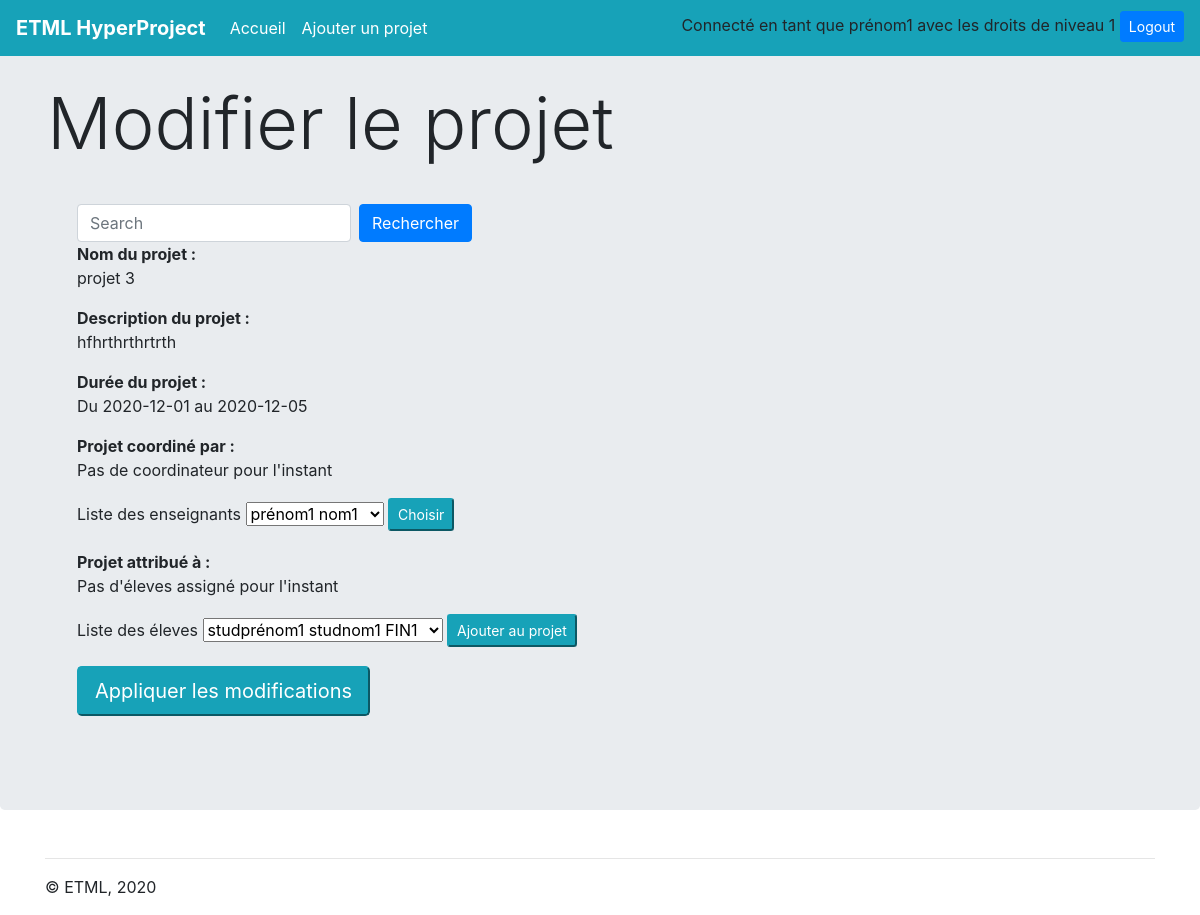
/Site/src/view/modifyProject.php?idProject=4 (signed in), run on the app's committed database.
### tables this page shows
CREATE TABLE `t_project` (
  `idProject` int(11) NOT NULL,
  `proName` varchar(50) NOT NULL,
  `proDescription` varchar(200) NOT NULL,
  `proStartingDate` date NOT NULL,
  `proEndingDate` date NOT NULL,
  `proArchive` tinyint(1) NOT NULL DEFAULT '0',
  `idCoordinator` int(11) DEFAULT NULL,
  `idInitiator` int(11) NOT NULL
);

### Site/src/model/Database.php (called while the page is built, shortened)
<?php
 class Database {
    private $connector;
    public function __construct(){
        $user = $GLOBALS['MM_CONFIG']['database']['username'];
        $pass = $GLOBALS['MM_CONFIG']['database']['password'];
        $dbname = $GLOBALS['MM_CONFIG']['database']['dbname'];
        $host = $GLOBALS['MM_CONFIG']['database']['host'];
        $port = $GLOBALS['MM_CONFIG']['database']['port'];
        $charset = $GLOBALS['MM_CONFIG']['database']['charset'];
        try
        {
            $this->connector = new PDO('mysql:host='.$host.';port='.$port.';dbname='.$dbname.';charset='. $charset, $user, $pass, array(PDO::ATTR_ERRMODE => PDO::ERRMODE_EXCEPTION));
        } catch(exception $e){
            echo "connexion impossible";
        }
    }
    private function queryPrepareExecute($query, $binds){
        $req = $this->connector->prepare($query);
        $req->execute();
        return $req;
    }
    private function formatData($req){
        $result = $req->fetchAll(PDO::FETCH_ASSOC);
        return $result;
    }
    public function getAllTeachers(){
        $query = "SELECT * FROM t_teacher";
        $req = $this->queryPrepareExecute($query,null);
        $result = $this->formatData($req);
        return $result;
    }
    public function getAllStudents(){
        $query = "SELECT * FROM t_student";
        $req = $this->queryPrepareExecute($query,null);
        $result = $this->formatData($req);
        return $result;
    }
    public function getProjectById(int $idProject){
        $query = "SELECT * FROM t_project WHERE idProject=" . $idProject;
        $req = $this->queryPrepareExecute($query,null);
        $result = $this->formatData($req);
        return $result[0];
    }
 }
?>

### Site/src/view/modifyProject.php (the view, shortened to what this page needs)
<?php
  include "../model/Database.php";
  include "../controller/functions.php";
  $database = new Database();
  $studentsInProject = $database->getStudentsBelongingToProject($_GET["idProject"]);
  $project = $database->getProjectById($_GET["idProject"]);
  if(isset($_POST["search"]))
  {
    $teachers = $database->getSomeTeachers(addslashes($_POST["searchValue"]));
    $students = $database->getSomeStudents(addslashes($_POST["searchValue"]));
  }
  else
  {
    $teachers = $database->getAllTeachers();
    $students = $database->getAllStudents();
  }
?>
<!doctype html>
<html lang="en">
  <head>
    <link rel="stylesheet" href="../ressources/css/style.css">
<link href="https://stackpath.bootstrapcdn.com/bootstrap/4.5.2/css/bootstrap.min.css" rel="stylesheet">
<link rel="stylesheet" href="https://cdnjs.cloudflare.com/ajax/libs/font-awesome/4.7.0/css/font-awesome.min.css">
  </head>
  <body>
    <nav class="navbar navbar-expand-md navbar-dark fixed-top bg-info">
  <a class="navbar-brand" href="#"><strong>ETML HyperProject</strong></a>
  <div class="collapse navbar-collapse" id="navbarsExampleDefault">
    <ul class="navbar-nav mr-auto">
      <li class="nav-item active">
        <a class="nav-link" href="homePage.php">Accueil <span class="sr-only"></span></a>
      </li>
      <li class="nav-item active">
        <a class="nav-link" href="printersList.php">Ajouter un projet<span class="sr-only"></span></a>
      </li>
    </ul>
  </div>
</nav>
<main role="main">
  <div class="jumbotron">
    <div class="container">
      <h1 class="display-3">Modifier le projet</h1>
      <div style="padding: 30px;">
        <?php
          echo '<form class="form-inline my-2 my-lg-0" action="modifyProject.php?idProject=' . $_GET["idProject"] . '" method="post">
                  <input class="form-control mr-sm-2" type="text" placeholder="Search" aria-label="Search" name="searchValue">
                  <button class="btn btn-primary my-2 my-sm-0" name="search" type="submit">Rechercher</button>
                </form>';
          echo '<strong>Nom du projet : </strong><p>' . $project["proName"] . '</p>';
          echo '<strong>Description du projet : </strong><p>' . $project["proDescription"] . '</p>';
          echo '<strong>Durée du projet : </strong><p>Du ' . $project["proStartingDate"] . ' au ' . $project["proEndingDate"] . '</p>';
          if(isset($project["idCoordinator"]))
          {
            echo '<strong>Projet coordiné par : </strong><p>' . $completeNameCoordinator . '</p>';
          } else {
            echo '<strong>Projet coordiné par : </strong><p>Pas de coordinateur pour l\'instant</p>';
          }
        ?>
        <form action="modifyProject.php?idProject=<?php echo $_GET["idProject"]; ?>" method="post">
          <div class="form-group">
            <label for="teacherList">Liste des enseignants</label>
            <select name="teacher" id="teacherList">
              <?php
                foreach($teachers as $teacher)
                {
                  echo '<option value="' . $teacher["idTeacher"] . '">' . makeFullName($teacher["teaFirstName"], $teacher["teaLastName"]) . '</option>';
                }
              ?>
            </select>
            <input type="submit" name="addTeacher" value="Choisir" class="bt btn-info btn-sm">
          </div>
        </form>
        <?php
          if(isset($project["idCoordinator"]))
          {
            echo '<strong>Eleves participant au projet : </strong>';
            foreach($studentsInProject as $student)
            {
              echo '<p>' . makeFullName($student["stuFirstName"], $student["stuLastName"]) . ' ' . $student["stuClass"] . '</p>';
            }
          } else {
            echo '<strong>Projet attribué à : </strong><p>Pas d\'éleves assigné pour l\'instant</p>';
          }
        ?>
        <form action="" method="post">
          <div class="form-group">
            <label for="studentList">Liste des éleves</label>
            <select name="student" id="studentList">
              <?php
                foreach($students as $student)
                {
                  echo '<option value="' . $student["idStudent"] . '">' . makeFullName($student["stuFirstName"], $student["stuLastName"]) . ' ' . $student["stuClass"] . '</option>';
                }
              ?>
            </select>
            <input type="submit" name="addStudent" value="Ajouter au projet" class="bt btn-info btn-sm">
          </div>
        </form>
        <button class="bt btn-info btn-lg" data-toggle="modal" data-target="#modifyProject">Appliquer les modifications</button>
      </div>
    </div>
  </div>
  <div class="container">
    <hr>
  </div>
</main>
        </body>
<footer class="container">
  <p>&copy; ETML, 2020</p>
</footer>
</html>

### Site/ressources/css/style.css (style rules this page uses)
.jumbotron { margin-top: 1rem; background-color: #b4f8f8; }

### data on the page
t_project: proName "projet 3", proDescription "hfhrthrthrtrth", proStartingDate "2020-12-01", proEndingDate "2020-12-05"

### other printed values
$_SESSION["username"] "prénom1"
$_SESSION["isConnected"] "1"
form field teacher "prénom1 nom1"
form field student "studprénom1 studnom1 FIN1"
